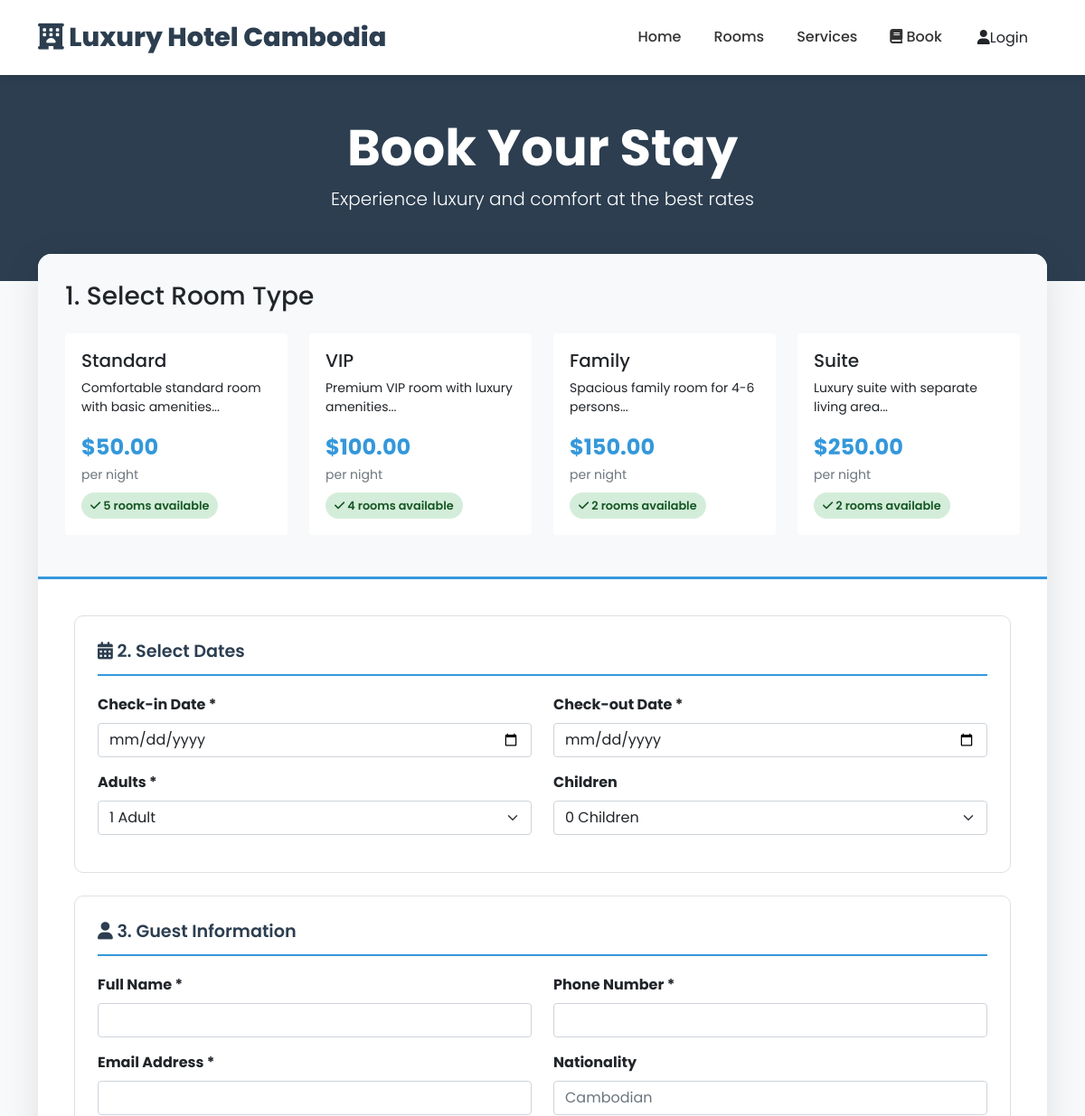
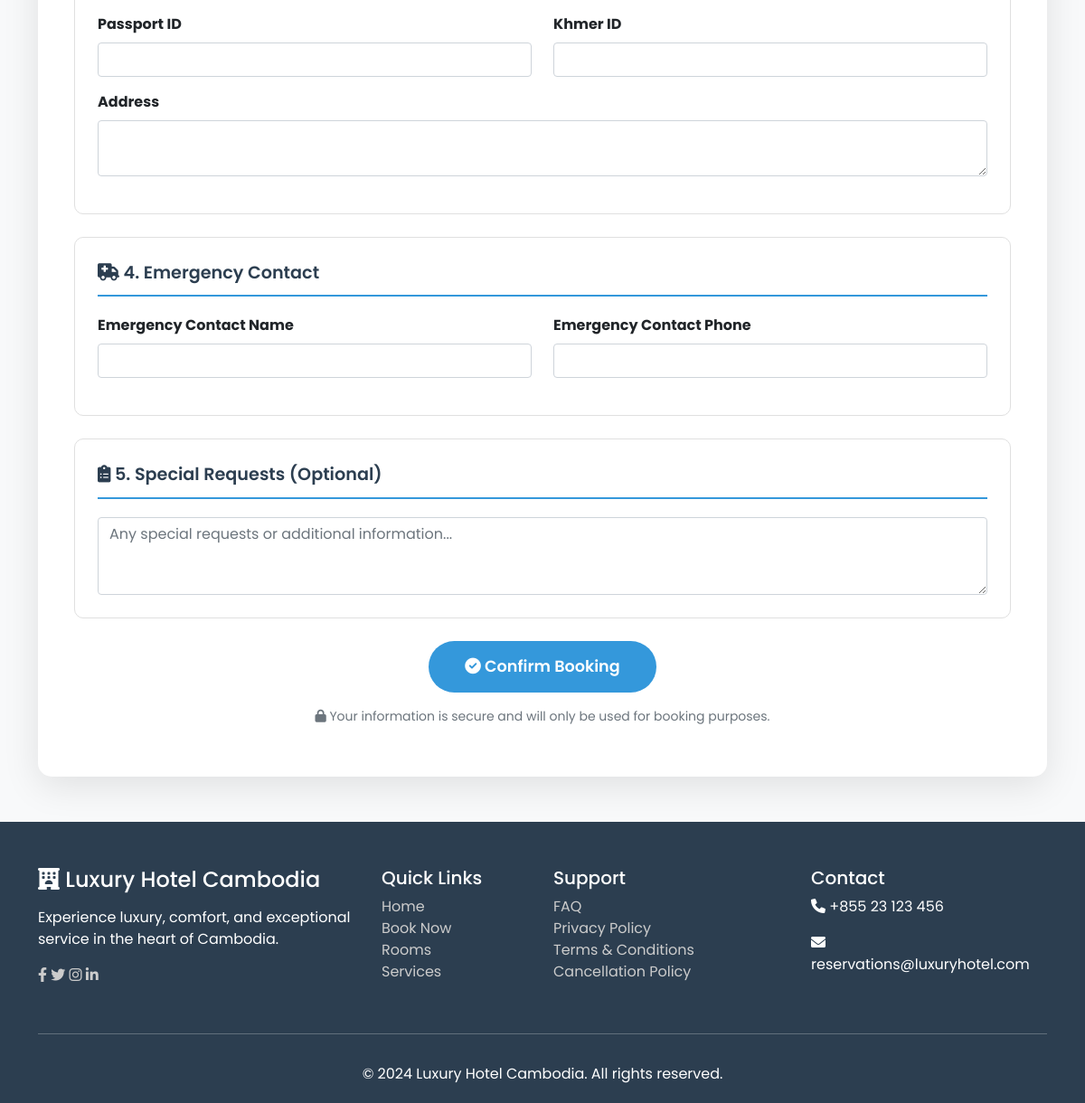
/guest_booking.php, run on the app's committed database (2 pictures, top to bottom).
### tables this page shows
CREATE TABLE room_types (
    id INT PRIMARY KEY AUTO_INCREMENT,
    type_name VARCHAR(50) NOT NULL,
    description TEXT,
    price_usd DECIMAL(10,2),
    price_khr DECIMAL(15,2),
    capacity INT DEFAULT 2,
    amenities TEXT,
    status ENUM('active', 'inactive') DEFAULT 'active'
);

### guest_booking.php (the view, shortened to what this page needs)
<?php
require_once 'config/database.php';
$success = null;
$selected_room_type = null;
$check_in = null;
$check_out = null;
$guests = 1;
try {
    $stmt = $pdo->prepare("
        SELECT DISTINCT
            rt.*,
            COUNT(r.id) as total_rooms,
            SUM(CASE WHEN r.status = 'available' THEN 1 ELSE 0 END) as available_rooms_count
        FROM room_types rt
        LEFT JOIN rooms r ON rt.id = r.room_type_id
        WHERE rt.status = 'active'
        GROUP BY rt.id
        ORDER BY rt.price_usd ASC
    ");
    $stmt->execute();
    $room_types = $stmt->fetchAll(PDO::FETCH_ASSOC);
} catch (PDOException $e) {
    $error = "Unable to load room information.";
}
?>
<!DOCTYPE html>
<html lang="en">
<head>
    <link href="https://cdn.jsdelivr.net/npm/bootstrap@5.1.3/dist/css/bootstrap.min.css" rel="stylesheet">
    <link rel="stylesheet" href="https://cdnjs.cloudflare.com/ajax/libs/font-awesome/6.0.0/css/all.min.css">
</head>
<body>
<nav class="navbar navbar-expand-lg fixed-top">
    <div class="container">
        <a class="navbar-brand" href="index.php">
            <i class="fas fa-hotel"></i> Luxury Hotel Cambodia
        </a>
        <div class="collapse navbar-collapse" id="navbarNav">
            <ul class="navbar-nav ms-auto">
                <li class="nav-item">
                    <a class="nav-link" href="index.php">Home</a>
                </li>
                <li class="nav-item">
                    <a class="nav-link" href="guest_rooms.php">Rooms</a>
                </li>
                <li class="nav-item">
                    <a class="nav-link" href="services.php">Services</a>
                </li>
                <li class="nav-item">
                    <a class="nav-link" href="guest_booking.php" class="btn btn-primary-custom">
                        <i class="fas fa-book"></i> Book
                    </a>
                </li>
                <li class="nav-item">
                    <a class="btn btn-primary-custom" href="login.php" style="padding: 8px 20px;">
                        <i class="fas fa-user"></i>Login
                    </a>
                </li>
            </ul>
        </div>
    </div>
</nav>
<section class="booking-header">
    <div class="container text-center">
        <h1 class="display-4 fw-bold">Book Your Stay</h1>
        <p class="lead">Experience luxury and comfort at the best rates</p>
    </div>
</section>
<div class="container">
    <div class="booking-container">
        <?php if ($success === true): ?>
            <div class="success-animation">
                <div class="success-icon">
                    <i class="fas fa-check-circle"></i>
                </div>
                <h2 class="mb-3">Booking Confirmed!</h2>
                <p class="lead">Your booking has been successfully created.</p>
                <div class="alert alert-success mt-4">
                    <h4>Booking Details:</h4>
                    <p><strong>Booking Number:</strong> <?php echo $_SESSION['last_booking']['booking_no']; ?></p>
                    <p><strong>Customer:</strong> <?php echo htmlspecialchars($_SESSION['last_booking']['customer_name']); ?></p>
                    <p><strong>Room:</strong> <?php echo htmlspecialchars($_SESSION['last_booking']['room_type']); ?> (Room <?php echo $_SESSION['last_booking']['room_number']; ?>)</p>
                    <p><strong>Check-in:</strong> <?php echo date('F d, Y', strtotime($_SESSION['last_booking']['check_in'])); ?></p>
                    <p><strong>Check-out:</strong> <?php echo date('F d, Y', strtotime($_SESSION['last_booking']['check_out'])); ?></p>
                    <p><strong>Total Nights:</strong> <?php echo $_SESSION['last_booking']['total_nights']; ?></p>
                    <p><strong>Total Amount:</strong> $<?php echo number_format($_SESSION['last_booking']['total_amount'], 2); ?> USD</p>
                </div>
                <p class="mt-3">A confirmation email has been sent to <?php echo htmlspecialchars($_SESSION['last_booking']['email']); ?></p>
                <a href="index.php" class="btn btn-primary-custom me-2">
                    <i class="fas fa-home"></i> Return Home
                </a>
                <a href="guest_booking.php" class="btn btn-outline-custom">
                    <i class="fas fa-plus"></i> New Booking
                </a>
            </div>
        <?php else: ?>
            <form method="POST" action="" id="bookingForm">
                <div class="room-selector">
                    <h3 class="mb-4">1. Select Room Type</h3>
                    <div class="row">
                        <?php foreach ($room_types as $room_type): ?>
                        <div class="col-md-6 col-lg-3 mb-3">
                            <div class="room-card card h-100 <?php echo ($selected_room_type == $room_type['id']) ? 'selected' : ''; ?>" onclick="selectRoom(<?php echo $room_type['id']; ?>)">
                                <div class="card-body">
                                    <h5 class="card-title"><?php echo htmlspecialchars($room_type['type_name']); ?></h5>
                                    <p class="card-text small"><?php echo htmlspecialchars(substr($room_type['description'], 0, 80)); ?>...</p>
                                    <div class="room-price">$<?php echo number_format($room_type['price_usd'], 2); ?></div>
                                    <small class="text-muted">per night</small>
                                    <div class="mt-2">
                                        <span class="availability-badge <?php echo $room_type['available_rooms_count'] > 0 ? 'availability-available' : 'availability-unavailable'; ?>">
                                            <i class="fas <?php echo $room_type['available_rooms_count'] > 0 ? 'fa-check' : 'fa-times'; ?>"></i>
                                            <?php echo $room_type['available_rooms_count']; ?> rooms available
                                        </span>
                                    </div>
                                </div>
                            </div>
                        </div>
                        <?php endforeach; ?>
                    </div>
                </div>
                <div class="booking-form">
                    <div class="form-section">
                        <div class="form-section-title">
                            <i class="fas fa-calendar-alt"></i> 2. Select Dates
                        </div>
                        <div class="row">
                            <div class="col-md-6 mb-3">
                                <label class="form-label fw-bold">Check-in Date *</label>
                                <input type="date" name="check_in" id="check_in" class="form-control"
                                       value="<?php echo htmlspecialchars($check_in); ?>" required>
                            </div>
                            <div class="col-md-6 mb-3">
                                <label class="form-label fw-bold">Check-out Date *</label>
                                <input type="date" name="check_out" id="check_out" class="form-control"
                                       value="<?php echo htmlspecialchars($check_out); ?>" required>
                            </div>
                        </div>
                        <div class="row">
                            <div class="col-md-6 mb-3">
                                <label class="form-label fw-bold">Adults *</label>
                                <select name="adults" class="form-select">
                                    <?php for($i = 1; $i <= 6; $i++): ?>
                                    <option value="<?php echo $i; ?>" <?php echo ($guests == $i) ? 'selected' : ''; ?>>
                                        <?php echo $i; ?> Adult<?php echo $i > 1 ? 's' : ''; ?>
                                    </option>
                                    <?php endfor; ?>
                                </select>
                            </div>
                            <div class="col-md-6 mb-3">
                                <label class="form-label fw-bold">Children</label>
                                <select name="children" class="form-select">
                                    <?php for($i = 0; $i <= 4; $i++): ?>
                                    <option value="<?php echo $i; ?>"><?php echo $i; ?> Child<?php echo $i != 1 ? 'ren' : ''; ?></option>
                                    <?php endfor; ?>
                                </select>
                            </div>
                        </div>
                    </div>
                    <div class="form-section">
                        <div class="form-section-title">
                            <i class="fas fa-user"></i> 3. Guest Information
                        </div>
                        <div class="row">
                            <div class="col-md-6 mb-3">
                                <label class="form-label fw-bold">Full Name *</label>
                                <input type="text" name="full_name" class="form-control"
                                       value="<?php echo htmlspecialchars($_POST['full_name'] ?? ''); ?>" required>
                            </div>
                            <div class="col-md-6 mb-3">
                                <label class="form-label fw-bold">Phone Number *</label>
                                <input type="tel" name="phone" class="form-control"
                                       value="<?php echo htmlspecialchars($_POST['phone'] ?? ''); ?>" required>
                            </div>
                            <div class="col-md-6 mb-3">
                                <label class="form-label fw-bold">Email Address *</label>
                                <input type="email" name="email" class="form-control"
                                       value="<?php echo htmlspecialchars($_POST['email'] ?? ''); ?>" required>
                            </div>
                            <div class="col-md-6 mb-3">
                                <label class="form-label fw-bold">Nationality</label>
                                <input type="text" name="nationality" class="form-control"
                                       value="<?php echo htmlspecialchars($_POST['nationality'] ?? ''); ?>" placeholder="Cambodian">
                            </div>
                            <div class="col-md-6 mb-3">
                                <label class="form-label fw-bold">Passport ID</label>
                                <input type="text" name="passport_id" class="form-control"
                                       value="<?php echo htmlspecialchars($_POST['passport_id'] ?? ''); ?>">
                            </div>
                            <div class="col-md-6 mb-3">
                                <label class="form-label fw-bold">Khmer ID</label>
                                <input type="text" name="khmer_id" class="form-control"
                                       value="<?php echo htmlspecialchars($_POST['khmer_id'] ?? ''); ?>">
                            </div>
                            <div class="col-12 mb-3">
                                <label class="form-label fw-bold">Address</label>
                                <textarea name="address" class="form-control" rows="2"><?php echo htmlspecialchars($_POST['address'] ?? ''); ?></textarea>
                            </div>
                        </div>
                    </div>
                    <div class="form-section">
                        <div class="form-section-title">
                            <i class="fas fa-ambulance"></i> 4. Emergency Contact
                        </div>
                        <div class="row">
                            <div class="col-md-6 mb-3">
                                <label class="form-label fw-bold">Emergency Contact Name</label>
                                <input type="text" name="emergency_contact" class="form-control"
                                       value="<?php echo htmlspecialchars($_POST['emergency_contact'] ?? ''); ?>">
                            </div>
                            <div class="col-md-6 mb-3">
                                <label class="form-label fw-bold">Emergency Contact Phone</label>
                                <input type="text" name="emergency_phone" class="form-control"
                                       value="<?php echo htmlspecialchars($_POST['emergency_phone'] ?? ''); ?>">
                            </div>
                        </div>
                    </div>
                    <div class="form-section">
                        <div class="form-section-title">
                            <i class="fas fa-clipboard-list"></i> 5. Special Requests (Optional)
                        </div>
                        <textarea name="special_requests" class="form-control" rows="3"
                                  placeholder="Any special requests or additional information..."><?php echo htmlspecialchars($_POST['special_requests'] ?? ''); ?></textarea>
                    </div>
                    <div class="text-center">
                        <button type="submit" name="book_room" class="btn btn-book">
                            <i class="fas fa-check-circle"></i> Confirm Booking
                        </button>
                        <p class="text-muted mt-3 small">
                            <i class="fas fa-lock"></i> Your information is secure and will only be used for booking purposes.
                        </p>
                    </div>
                </div>
            </form>
        <?php endif; ?>
    </div>
</div>
<footer class="footer">
    <div class="container">
        <div class="row">
            <div class="col-lg-4 mb-4">
                <h4 class="mb-3"><i class="fas fa-hotel"></i> Luxury Hotel Cambodia</h4>
                <p>Experience luxury, comfort, and exceptional service in the heart of Cambodia.</p>
                <div class="social-icons">
                    <a href="#"><i class="fab fa-facebook-f"></i></a>
                    <a href="#"><i class="fab fa-twitter"></i></a>
                    <a href="#"><i class="fab fa-instagram"></i></a>
                    <a href="#"><i class="fab fa-linkedin-in"></i></a>
                </div>
            </div>
            <div class="col-lg-2 col-md-6 mb-4">
                <h5>Quick Links</h5>
                <ul class="list-unstyled">
                    <li><a href="index.php">Home</a></li>
                    <li><a href="guest_booking.php">Book Now</a></li>
                    <li><a href="guest_rooms.php">Rooms</a></li>
                    <li><a href="services.php#services">Services</a></li>
                </ul>
            </div>
            <div class="col-lg-3 col-md-6 mb-4">
                <h5>Support</h5>
                <ul class="list-unstyled">
                    <li><a href="#">FAQ</a></li>
                    <li><a href="#">Privacy Policy</a></li>
                    <li><a href="#">Terms & Conditions</a></li>
                    <li><a href="#">Cancellation Policy</a></li>
                </ul>
            </div>
            <div class="col-lg-3 mb-4">
                <h5>Contact</h5>
                <p><i class="fas fa-phone"></i> +855 23 123 456</p>
                <p><i class="fas fa-envelope"></i> reservations@luxuryhotel.com</p>
            </div>
        </div>
        <hr class="mt-3" style="border-color: rgba(255,255,255,0.1);">
        <div class="text-center pt-3">
            <p class="mb-0">&copy; 2024 Luxury Hotel Cambodia. All rights reserved.</p>
        </div>
    </div>
</footer>
</body>
</html>

### data on the page
room_types: type_name "Standard", description "Comfortable standard room with basic amenities", price_usd "50.00", available_rooms_count "5"
room_types: type_name "VIP", description "Premium VIP room with luxury amenities", price_usd "100.00", available_rooms_count "4"
room_types: type_name "Family", description "Spacious family room for 4-6 persons", price_usd "150.00", available_rooms_count "2"
room_types: type_name "Suite", description "Luxury suite with separate living area", price_usd "250.00", available_rooms_count "2"

### other printed values
form field adults "1 Adult"
form field children "0 Children"
